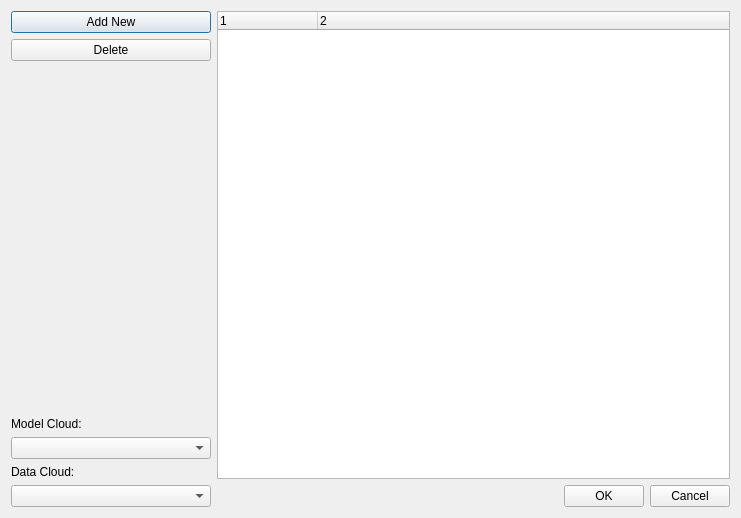
<?xml version="1.0" encoding="UTF-8"?>
<ui version="4.0">
 <class>CorrespondenceDialog</class>
 <widget class="QDialog" name="CorrespondenceDialog">
  <property name="geometry">
   <rect>
    <x>0</x>
    <y>0</y>
    <width>741</width>
    <height>518</height>
   </rect>
  </property>
  <property name="windowTitle">
   <string>Select Correspondences</string>
  </property>
  <layout class="QHBoxLayout" name="horizontalLayout_2">
   <item>
    <layout class="QVBoxLayout" name="verticalLayout_2">
     <item>
      <widget class="QPushButton" name="buttonNew">
       <property name="minimumSize">
        <size>
         <width>200</width>
         <height>0</height>
        </size>
       </property>
       <property name="text">
        <string>Add New</string>
       </property>
      </widget>
     </item>
     <item>
      <widget class="QPushButton" name="buttonDelete">
       <property name="text">
        <string>Delete</string>
       </property>
      </widget>
     </item>
     <item>
      <spacer name="verticalSpacer">
       <property name="orientation">
        <enum>Qt::Vertical</enum>
       </property>
       <property name="sizeHint" stdset="0">
        <size>
         <width>20</width>
         <height>40</height>
        </size>
       </property>
      </spacer>
     </item>
     <item>
      <widget class="QLabel" name="labelModelCloud">
       <property name="text">
        <string>Model Cloud:</string>
       </property>
      </widget>
     </item>
     <item>
      <widget class="QComboBox" name="comboBoxModel"/>
     </item>
     <item>
      <widget class="QLabel" name="labelDataCloud">
       <property name="text">
        <string>Data Cloud:</string>
       </property>
      </widget>
     </item>
     <item>
      <widget class="QComboBox" name="comboBoxData"/>
     </item>
    </layout>
   </item>
   <item>
    <layout class="QVBoxLayout" name="verticalLayout">
     <item>
      <widget class="QTreeWidget" name="treeWidget">
       <property name="columnCount">
        <number>2</number>
       </property>
       <column>
        <property name="text">
         <string notr="true">1</string>
        </property>
       </column>
       <column>
        <property name="text">
         <string notr="true">2</string>
        </property>
       </column>
      </widget>
     </item>
     <item>
      <layout class="QHBoxLayout" name="horizontalLayout">
       <item>
        <spacer name="horizontalSpacer">
         <property name="orientation">
          <enum>Qt::Horizontal</enum>
         </property>
         <property name="sizeHint" stdset="0">
          <size>
           <width>40</width>
           <height>20</height>
          </size>
         </property>
        </spacer>
       </item>
       <item>
        <widget class="QPushButton" name="buttonOK">
         <property name="text">
          <string>OK</string>
         </property>
        </widget>
       </item>
       <item>
        <widget class="QPushButton" name="buttonCancel">
         <property name="text">
          <string>Cancel</string>
         </property>
        </widget>
       </item>
      </layout>
     </item>
    </layout>
   </item>
  </layout>
 </widget>
 <resources/>
 <connections>
  <connection>
   <sender>buttonOK</sender>
   <signal>pressed()</signal>
   <receiver>CorrespondenceDialog</receiver>
   <slot>accept()</slot>
   <hints>
    <hint type="sourcelabel">
     <x>699</x>
     <y>672</y>
    </hint>
    <hint type="destinationlabel">
     <x>421</x>
     <y>348</y>
    </hint>
   </hints>
  </connection>
  <connection>
   <sender>buttonCancel</sender>
   <signal>pressed()</signal>
   <receiver>CorrespondenceDialog</receiver>
   <slot>reject()</slot>
   <hints>
    <hint type="sourcelabel">
     <x>790</x>
     <y>672</y>
    </hint>
    <hint type="destinationlabel">
     <x>421</x>
     <y>348</y>
    </hint>
   </hints>
  </connection>
 </connections>
</ui>
